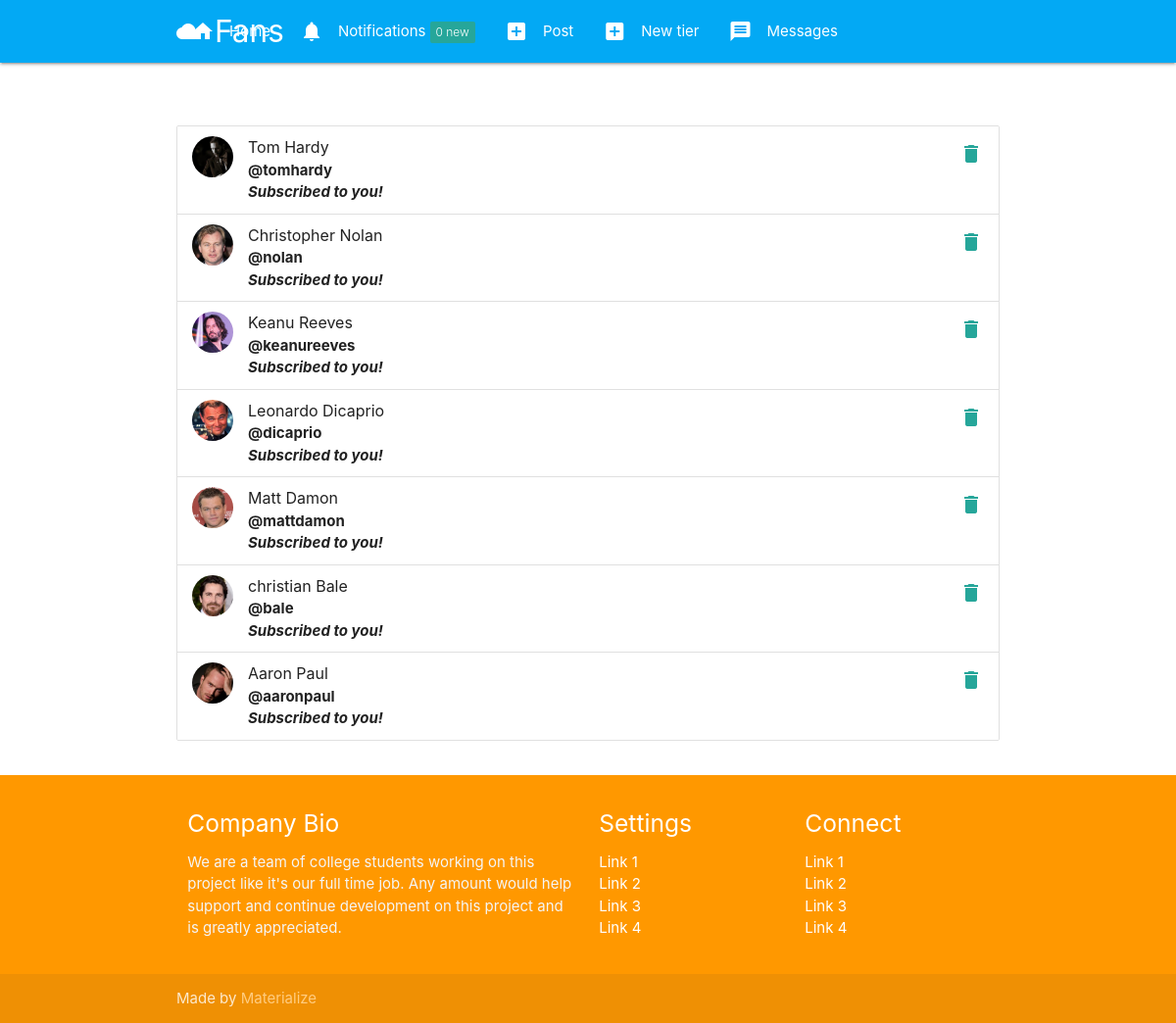
The app's page /notifications/ (signed in) with its own data.
### notifications/models.py (models this page shows)
class Notification(models.Model):
    NOTIFICATION_TYPES = ((1, 'Like'), (2, 'Comment'), (3, 'Subscribed'))
    post = models.ForeignKey('post.Post', on_delete=models.CASCADE, related_name='noti_post', blank=True, null=True)
    sender = models.ForeignKey(User, on_delete=models.CASCADE, related_name='noti_from_user')
    user = models.ForeignKey(User, on_delete=models.CASCADE, related_name='noti_to_user')
    notification_type = models.IntegerField(choices=NOTIFICATION_TYPES)
    text_preview = models.CharField(max_length=50, blank=True)
    date = models.DateTimeField(auto_now_add=True)
    is_seen = models.BooleanField(default=False)

### authy/models.py (models this page shows, shortened)
class Profile(models.Model):
	user = models.OneToOneField(User, on_delete=models.CASCADE, related_name='profile')
	location = models.CharField(max_length=50, null=True, blank=True)
	url = models.CharField(max_length=80, null=True, blank=True)
	profile_info = models.TextField(max_length=150, null=True, blank=True)
	created = models.DateField(auto_now_add=True)
	picture = models.ImageField(upload_to=user_directory_path_profile, blank=True, null=True, verbose_name='Picture')
	banner = models.ImageField(upload_to=user_directory_path_banner, blank=True, null=True, verbose_name='Banner')

### notifications/views.py (the view)
# urls.py: path('', ShowNotifications, name='show-notifications'),
def ShowNotifications(request):
    user = request.user
    notifications = Notification.objects.filter(user=user).order_by('-date')
    Notification.objects.filter(user=user, is_seen=False).update(is_seen=True)
    context = {
        'notifications': notifications
    }
    return render(request, 'notifications.html', context)

### authy/views.py (called while the page is built)
def SideNavInfo(request):
	user = request.user
	nav_profile = None
	fans = None
	follows = None
	if user.is_authenticated:
		nav_profile = Profile.objects.get(user=user)
		fans = Subscription.objects.filter(subscribed=user).count()
		follows = Subscription.objects.filter(subscriber=user).count()
	return {'nav_profile': nav_profile, 'fans': fans, 'follows': follows}

### direct/views.py (called while the page is built)
def CheckDirects(request):
    directs_count = 0
    if request.user.is_authenticated:
        directs_count = Message.objects.filter(user=request.user, is_read=False).count()
    return {'directs_count': directs_count}

### notifications/views.py (called while the page is built)
def CountNotifications(request):
    count_notifications = None
    if request.user.is_authenticated:
        count_notifications = Notification.objects.filter(user=request.user, is_seen=False).count()
    return {'count_notifications': count_notifications}

### fans_clone/templates/notifications.html (shortened to what this page needs)
{% extends 'base.html' %}
{% load static %}
{% block content %}
<ul class="collection">
{% for notification in notifications %}
    {% if notification.notification_type == 1 %}
            <li class="collection-item avatar">
            {% if notification.sender.profile.picture %}
                <img src="{{ notification.sender.profile.picture.url }}" class="circle responsive-img">
            {% else %}
                <img src="{% static 'img/no_avatar.jpg' %}" class="circle responsive-img">
            {% endif %}
                <span class="title">{{ notification.sender.first_name }} {{ notification.sender.last_name }}</span>
                <p><b>@{{ notification.sender.username }}</b></p>
                <a href="{% url 'delete-notification' notification.id %}" class="secondary-content"><i class="material-icons">delete</i></a>
                <br>
                <p style="font-style: italic;"><b>Liked your post</b></p>
                <a href="{% url 'postdetails' notification.post.id %}">See post</a>
            </li>
    {% else %}
    <li class="collection-item avatar">
        {% if notification.sender.profile.picture %}
            <img src="{{ notification.sender.profile.picture.url }}" class="circle responsive-img">
        {% else %}
            <img src="{% static 'img/no_avatar.jpg' %}" class="circle responsive-img">
        {% endif %}
            <span class="title">{{ notification.sender.first_name }} {{ notification.sender.last_name }}</span>
            <p><b>@{{ notification.sender.username }}</b></p>
            <a href="{% url 'delete-notification' notification.id %}" class="secondary-content"><i class="material-icons">delete</i></a>
            <p style="font-style: italic;"><b>Subscribed to you!</b></p>
        </li>
    {% endif %}
{% endfor %}
</ul>
{% endblock %}

### records on screen
Notification: sender.profile.picture (placeholder picture), sender.first_name "Tom", sender.last_name "Hardy", sender.username "tomhardy"
Notification: sender.profile.picture (placeholder picture), sender.first_name "Christopher", sender.last_name "Nolan", sender.username "nolan"
Notification: sender.profile.picture (placeholder picture), sender.first_name "Keanu", sender.last_name "Reeves", sender.username "keanureeves"
Notification: sender.profile.picture (placeholder picture), sender.first_name "Leonardo", sender.last_name "Dicaprio", sender.username "dicaprio"
Notification: sender.profile.picture (placeholder picture), sender.first_name "Matt", sender.last_name "Damon", sender.username "mattdamon"
Notification: sender.profile.picture (placeholder picture), sender.first_name "christian", sender.last_name "Bale", sender.username "bale"
Notification: sender.profile.picture (placeholder picture), sender.first_name "Aaron", sender.last_name "Paul", sender.username "aaronpaul"

### other values on screen
{{ count_notifications }} "0"
